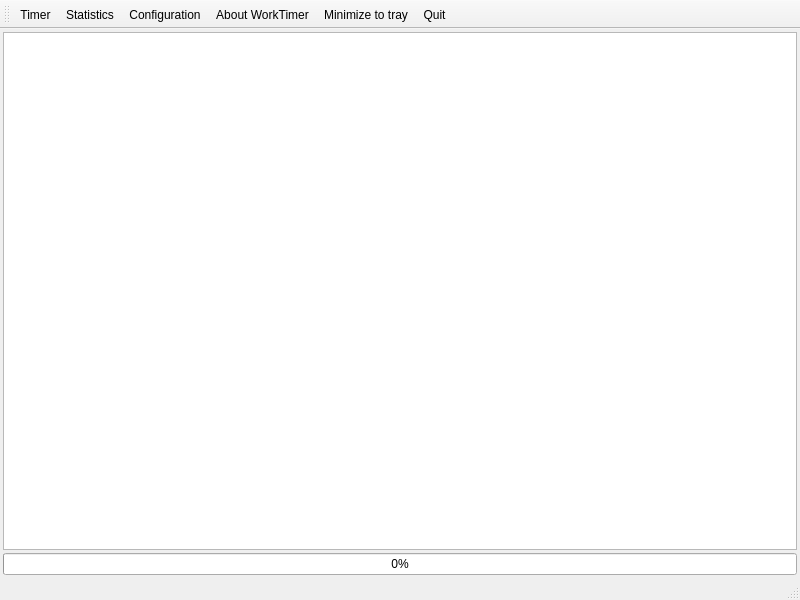
<?xml version="1.0" encoding="UTF-8"?>
<ui version="4.0">
 <class>MainWindow</class>
 <widget class="QMainWindow" name="MainWindow">
  <property name="geometry">
   <rect>
    <x>0</x>
    <y>0</y>
    <width>800</width>
    <height>600</height>
   </rect>
  </property>
  <property name="windowTitle">
   <string>WorkTimer</string>
  </property>
  <property name="windowIcon">
   <iconset resource="rsc/resources.qrc">
    <normaloff>:/WorkTimer/clock.svg</normaloff>:/WorkTimer/clock.svg</iconset>
  </property>
  <widget class="QWidget" name="centralwidget">
   <layout class="QVBoxLayout" name="verticalLayout">
    <property name="spacing">
     <number>3</number>
    </property>
    <property name="leftMargin">
     <number>3</number>
    </property>
    <property name="topMargin">
     <number>3</number>
    </property>
    <property name="rightMargin">
     <number>3</number>
    </property>
    <property name="bottomMargin">
     <number>3</number>
    </property>
    <item>
     <widget class="QListView" name="m_list"/>
    </item>
    <item>
     <widget class="ProgressWidget" name="m_progressBar">
      <property name="value">
       <number>0</number>
      </property>
      <property name="alignment">
       <set>Qt::AlignmentFlag::AlignCenter</set>
      </property>
     </widget>
    </item>
   </layout>
  </widget>
  <widget class="QMenuBar" name="menubar">
   <property name="geometry">
    <rect>
     <x>0</x>
     <y>0</y>
     <width>800</width>
     <height>33</height>
    </rect>
   </property>
  </widget>
  <widget class="QStatusBar" name="statusbar"/>
  <widget class="QToolBar" name="toolBar">
   <property name="windowTitle">
    <string>toolBar</string>
   </property>
   <attribute name="toolBarArea">
    <enum>TopToolBarArea</enum>
   </attribute>
   <attribute name="toolBarBreak">
    <bool>false</bool>
   </attribute>
   <addaction name="actionTimer"/>
   <addaction name="actionStatistics"/>
   <addaction name="actionConfiguration"/>
   <addaction name="actionAbout_WorkTimer"/>
   <addaction name="actionMinimize"/>
   <addaction name="actionQuit"/>
  </widget>
  <action name="actionTimer">
   <property name="icon">
    <iconset resource="rsc/resources.qrc">
     <normaloff>:/WorkTimer/play.svg</normaloff>:/WorkTimer/play.svg</iconset>
   </property>
   <property name="text">
    <string>Timer</string>
   </property>
   <property name="shortcut">
    <string>Ctrl+S</string>
   </property>
   <property name="menuRole">
    <enum>QAction::MenuRole::NoRole</enum>
   </property>
  </action>
  <action name="actionStatistics">
   <property name="icon">
    <iconset resource="rsc/resources.qrc">
     <normaloff>:/WorkTimer/chart.svg</normaloff>:/WorkTimer/chart.svg</iconset>
   </property>
   <property name="text">
    <string>Statistics</string>
   </property>
   <property name="shortcut">
    <string>Ctrl+D</string>
   </property>
   <property name="menuRole">
    <enum>QAction::MenuRole::NoRole</enum>
   </property>
  </action>
  <action name="actionAbout_WorkTimer">
   <property name="icon">
    <iconset resource="rsc/resources.qrc">
     <normaloff>:/WorkTimer/info.svg</normaloff>:/WorkTimer/info.svg</iconset>
   </property>
   <property name="text">
    <string>About WorkTimer...</string>
   </property>
   <property name="menuRole">
    <enum>QAction::MenuRole::NoRole</enum>
   </property>
  </action>
  <action name="actionConfiguration">
   <property name="icon">
    <iconset resource="rsc/resources.qrc">
     <normaloff>:/WorkTimer/configuration.svg</normaloff>:/WorkTimer/configuration.svg</iconset>
   </property>
   <property name="text">
    <string>Configuration...</string>
   </property>
   <property name="menuRole">
    <enum>QAction::MenuRole::NoRole</enum>
   </property>
  </action>
  <action name="actionQuit">
   <property name="icon">
    <iconset resource="rsc/resources.qrc">
     <normaloff>:/WorkTimer/quit.svg</normaloff>:/WorkTimer/quit.svg</iconset>
   </property>
   <property name="text">
    <string>Quit</string>
   </property>
   <property name="menuRole">
    <enum>QAction::MenuRole::NoRole</enum>
   </property>
  </action>
  <action name="actionMinimize">
   <property name="icon">
    <iconset resource="rsc/resources.qrc">
     <normaloff>:/WorkTimer/minimize.svg</normaloff>:/WorkTimer/minimize.svg</iconset>
   </property>
   <property name="text">
    <string>Minimize to tray</string>
   </property>
   <property name="shortcut">
    <string>Ctrl+M</string>
   </property>
   <property name="menuRole">
    <enum>QAction::MenuRole::NoRole</enum>
   </property>
  </action>
 </widget>
 <customwidgets>
  <customwidget>
   <class>ProgressWidget</class>
   <extends>QProgressBar</extends>
   <header location="global">ProgressWidget.h</header>
  </customwidget>
 </customwidgets>
 <resources>
  <include location="rsc/resources.qrc"/>
 </resources>
 <connections/>
</ui>
